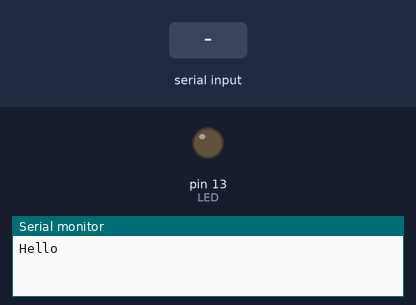
A sketch run on a simulated Arduino Uno, built with avr-gcc and run on an emulated ATmega328P. On the bench: output pins drawn as LEDs (lit = HIGH), the last lines printed to the serial monitor. The test bench sets the inputs (shaded band).

Above: at 1.2 s.
1.3 s: "1" received over Serial
At 2.1 s:
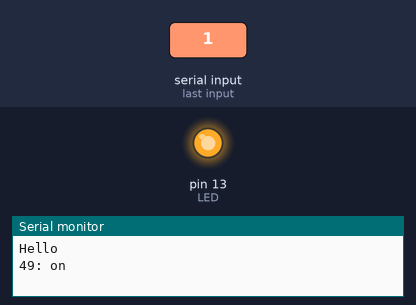
4.3 s: "2" received over Serial
At 5.6 s:
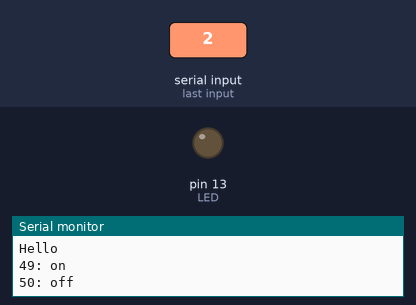
Timing chart, 0 to 7.3 s (numbered marks = the images above; inputs shaded):
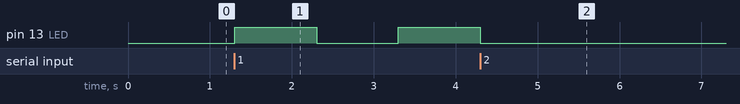

The sketch:

______on_off.ino
```cpp
 const int LED = 13;


void setup(){
  Serial.begin(9600);
  Serial.println("Hello"); /*println은 다음 줄로 바꿔서 프린트*/
  pinMode(LED, OUTPUT);
}

byte data = 0;
int blinking = 0;

void loop(){
  int data_left;
  byte msg;

  data_left = Serial.available();
  if(data_left > 0){
    msg = Serial.read();
    if(msg == '1'){
      blinking = 1;
      Serial.print(msg);
      Serial.println(": on");
    }

    else if(msg == '2'){
      blinking = 0;
      Serial.print(msg);
      Serial.println(": off");
    }
  }

  if(blinking == 1){
    blinking_1();
  }

  if(blinking == 0){
    blinking_2();
  }
}

void blinking_1()
{
  digitalWrite(13, HIGH);
  delay(1000);
  digitalWrite(13, LOW);
  delay(1000);
}

void blinking_2()
{
  digitalWrite(13, LOW);
}
```

Measured:
- after the input at 1.3 s, pin 13 (LED): LOW → HIGH at once, → LOW 1.0 s later, → HIGH 1.0 s later
- after the input at 4.3 s, pin 13 (LED): goes on until 4.3 s, then stays LOW
